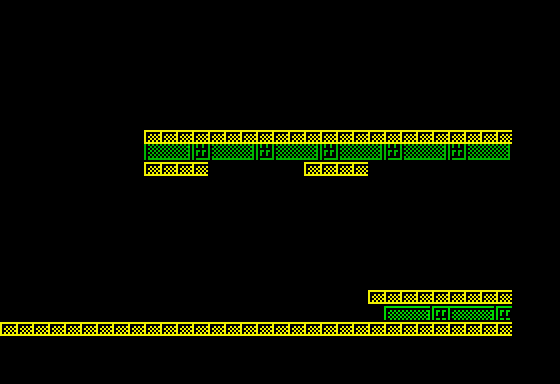

The image is a tile-based game level rendered from a .tmx file. Its description and complete source (layers, tilesets, objects, tile grids) follow:
An orthogonal 35x24 tile map with 16x16 px tiles, 2 tile layers (Tile Layer 1, Collision), 2 tilesets and 7 objects (2x teleport, vitorc, rocket, grenade_pack, ammo_pack, ...).

<map version="1.0" orientation="orthogonal" width="35" height="24" tilewidth="16" tileheight="16">
 <properties>
  <property name="background_color" value="#000000" />
  <property name="nextLevel" value="L01S08" />
  <property name="step9Progress" value="original zone 006 source reconstruction" />
  <property name="zoneSource" value="rusarh/exolon-esl data_zone_data.asm + verified object behavior" />
 </properties>
 <tileset firstgid="1" name="tiles" tilewidth="16" tileheight="16"><image source="tiles.png" width="240" height="512" /></tileset>
 <tileset firstgid="481" name="metatiles" tilewidth="16" tileheight="16"><image source="tiles.png" width="240" height="512" /></tileset>
 <layer name="Tile Layer 1" width="35" height="24"><data encoding="csv">
0,0,0,0,0,0,0,0,0,0,0,0,0,0,0,0,0,0,0,0,0,0,0,0,0,0,0,0,0,0,0,0,0,0,0,
0,0,0,0,0,0,0,0,0,0,0,0,0,0,0,0,0,0,0,0,0,0,0,0,0,0,0,0,0,0,0,0,0,0,0,
0,0,0,0,0,0,0,0,0,0,0,0,0,0,0,0,0,0,0,0,0,0,0,0,0,0,0,0,0,0,0,0,0,0,0,
0,0,0,0,0,0,0,0,0,0,0,0,0,0,0,0,0,0,0,0,0,0,0,0,0,0,0,0,0,0,0,0,0,0,0,
0,0,0,0,0,0,0,0,0,0,0,0,0,0,0,0,0,0,0,0,0,0,0,0,0,0,0,0,0,0,0,0,0,0,0,
0,0,0,0,0,0,0,0,0,0,0,0,0,0,0,0,0,0,0,0,0,0,0,0,0,0,0,0,0,0,0,0,0,0,0,
0,0,0,0,0,0,0,0,0,0,0,0,0,0,0,0,0,0,0,0,0,0,0,0,0,0,0,0,0,0,0,0,0,0,0,
0,0,0,0,0,0,0,0,0,0,0,0,0,0,0,0,0,0,0,0,0,0,0,0,0,0,0,0,0,0,0,0,0,0,0,
0,0,0,0,0,0,0,0,0,25,26,27,28,25,26,27,28,25,26,27,28,25,26,27,28,25,26,27,28,25,26,27,0,0,0,
0,0,0,0,0,0,0,0,0,40,41,42,43,40,41,42,43,40,41,42,43,40,41,42,43,40,41,42,43,40,41,42,0,0,0,
0,0,0,0,0,0,0,0,0,58,59,60,58,0,0,0,0,0,0,58,59,60,58,0,0,0,0,0,0,0,0,0,0,0,0,
0,0,0,0,0,0,0,0,0,0,0,0,0,0,0,0,0,0,0,0,0,0,0,0,0,0,0,0,0,0,0,0,0,0,0,
0,0,0,0,0,0,0,0,0,0,0,0,0,0,0,0,0,0,0,0,0,0,0,0,0,0,0,0,0,0,0,0,0,0,0,
0,0,0,0,0,0,0,0,0,0,0,0,0,0,0,0,0,0,0,0,0,0,0,0,0,0,0,0,0,0,0,0,0,0,0,
0,0,0,0,0,0,0,0,0,0,0,0,0,0,0,0,0,0,0,0,0,0,0,0,0,0,0,0,0,0,0,0,0,0,0,
0,0,0,0,0,0,0,0,0,0,0,0,0,0,0,0,0,0,0,0,0,0,0,0,0,0,0,0,0,0,0,0,0,0,0,
0,0,0,0,0,0,0,0,0,0,0,0,0,0,0,0,0,0,0,0,0,0,0,0,0,0,0,0,0,0,0,0,0,0,0,
0,0,0,0,0,0,0,0,0,0,0,0,0,0,0,0,0,0,0,0,0,0,0,0,0,0,0,0,0,0,0,0,0,0,0,
0,0,0,0,0,0,0,0,0,0,0,0,0,0,0,0,0,0,0,0,0,0,0,73,40,41,42,43,73,40,41,42,0,0,0,
0,0,0,0,0,0,0,0,0,0,0,0,0,0,0,0,0,0,0,0,0,0,0,0,25,26,27,28,25,26,27,28,0,0,0,
25,26,27,28,25,26,27,28,25,26,27,28,25,26,27,28,25,26,27,28,25,26,27,28,25,26,27,28,25,26,27,28,0,0,0,
0,0,0,0,0,0,0,0,0,0,0,0,0,0,0,0,0,0,0,0,0,0,0,0,0,0,0,0,0,0,0,0,0,0,0,
0,0,0,0,0,0,0,0,0,0,0,0,0,0,0,0,0,0,0,0,0,0,0,0,0,0,0,0,0,0,0,0,0,0,0,
0,0,0,0,0,0,0,0,0,0,0,0,0,0,0,0,0,0,0,0,0,0,0,0,0,0,0,0,0,0,0,0,0,0,0,
</data></layer>
 <objectgroup name="Objects" width="35" height="24">
  <object name="vitorc" x="0" y="320" />
  <object name="rocket" x="256" y="128" />
  <object name="grenade_pack" x="432" y="128" />
  <object name="ammo_pack" x="384" y="128" />
  <object name="teleport" x="144" y="128" />
  <object name="teleport" x="400" y="288" />
  <object name="double_launcher" x="288" y="320" />
 </objectgroup>
 <layer name="Collision" width="35" height="24"><data encoding="csv">
0,0,0,0,0,0,0,0,0,0,0,0,0,0,0,0,0,0,0,0,0,0,0,0,0,0,0,0,0,0,0,0,0,0,0,
0,0,0,0,0,0,0,0,0,0,0,0,0,0,0,0,0,0,0,0,0,0,0,0,0,0,0,0,0,0,0,0,0,0,0,
0,0,0,0,0,0,0,0,0,0,0,0,0,0,0,0,0,0,0,0,0,0,0,0,0,0,0,0,0,0,0,0,0,0,0,
0,0,0,0,0,0,0,0,0,0,0,0,0,0,0,0,0,0,0,0,0,0,0,0,0,0,0,0,0,0,0,0,0,0,0,
0,0,0,0,0,0,0,0,0,0,0,0,0,0,0,0,0,0,0,0,0,0,0,0,0,0,0,0,0,0,0,0,0,0,0,
0,0,0,0,0,0,0,0,0,0,0,0,0,0,0,0,0,0,0,0,0,0,0,0,0,0,0,0,0,0,0,0,0,0,0,
0,0,0,0,0,0,0,0,0,0,0,0,0,0,0,0,0,0,0,0,0,0,0,0,0,0,0,0,0,0,0,0,0,0,0,
0,0,0,0,0,0,0,0,0,0,0,0,0,0,0,0,0,0,0,0,0,0,0,0,0,0,0,0,0,0,0,0,0,0,0,
0,0,0,0,0,0,0,0,0,481,481,481,481,481,481,481,481,481,481,481,481,481,481,481,481,481,481,481,481,481,481,481,0,0,0,
0,0,0,0,0,0,0,0,0,0,0,0,0,0,0,0,0,0,0,0,0,0,0,0,0,0,0,0,0,0,0,0,0,0,0,
0,0,0,0,0,0,0,0,0,481,481,481,481,0,0,0,0,0,0,481,481,481,481,0,0,0,0,0,0,0,0,0,0,0,0,
0,0,0,0,0,0,0,0,0,0,0,0,0,0,0,0,0,0,0,0,0,0,0,0,0,0,0,0,0,0,0,0,0,0,0,
0,0,0,0,0,0,0,0,0,0,0,0,0,0,0,0,0,0,0,0,0,0,0,0,0,0,0,0,0,0,0,0,0,0,0,
0,0,0,0,0,0,0,0,0,0,0,0,0,0,0,0,0,0,0,0,0,0,0,0,0,0,0,0,0,0,0,0,0,0,0,
0,0,0,0,0,0,0,0,0,0,0,0,0,0,0,0,0,0,0,0,0,0,0,0,0,0,0,0,0,0,0,0,0,0,0,
0,0,0,0,0,0,0,0,0,0,0,0,0,0,0,0,0,0,0,0,0,0,0,0,0,0,0,0,0,0,0,0,0,0,0,
0,0,0,0,0,0,0,0,0,0,0,0,0,0,0,0,0,0,0,0,0,0,0,0,0,0,0,0,0,0,0,0,0,0,0,
0,0,0,0,0,0,0,0,0,0,0,0,0,0,0,0,0,0,0,0,0,0,0,0,0,0,0,0,0,0,0,0,0,0,0,
0,0,0,0,0,0,0,0,0,0,0,0,0,0,0,0,0,0,0,0,0,0,0,481,481,481,481,481,481,481,481,481,0,0,0,
0,0,0,0,0,0,0,0,0,0,0,0,0,0,0,0,0,0,0,0,0,0,0,0,0,0,0,0,0,0,0,0,0,0,0,
481,481,481,481,481,481,481,481,481,481,481,481,481,481,481,481,481,481,481,481,481,481,481,481,481,481,481,481,481,481,481,481,0,0,0,
0,0,0,0,0,0,0,0,0,0,0,0,0,0,0,0,0,0,0,0,0,0,0,0,0,0,0,0,0,0,0,0,0,0,0,
0,0,0,0,0,0,0,0,0,0,0,0,0,0,0,0,0,0,0,0,0,0,0,0,0,0,0,0,0,0,0,0,0,0,0,
0,0,0,0,0,0,0,0,0,0,0,0,0,0,0,0,0,0,0,0,0,0,0,0,0,0,0,0,0,0,0,0,0,0,0,
</data></layer>
</map>
